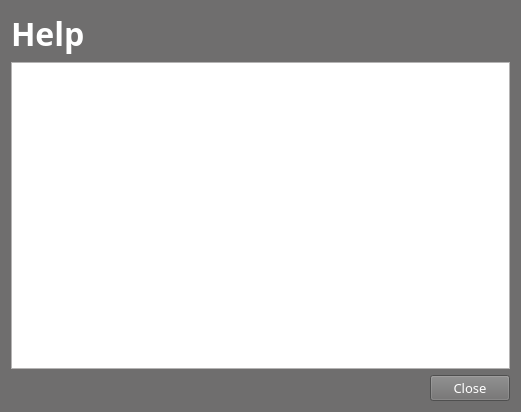
<?xml version="1.0" encoding="UTF-8"?>
<ui version="4.0">
 <class>HelpFormClass</class>
 <widget class="QWidget" name="HelpFormClass">
  <property name="geometry">
   <rect>
    <x>0</x>
    <y>0</y>
    <width>521</width>
    <height>412</height>
   </rect>
  </property>
  <property name="palette">
   <palette>
    <active>
     <colorrole role="WindowText">
      <brush brushstyle="SolidPattern">
       <color alpha="255">
        <red>255</red>
        <green>255</green>
        <blue>255</blue>
       </color>
      </brush>
     </colorrole>
     <colorrole role="Button">
      <brush brushstyle="SolidPattern">
       <color alpha="255">
        <red>111</red>
        <green>110</green>
        <blue>110</blue>
       </color>
      </brush>
     </colorrole>
     <colorrole role="Light">
      <brush brushstyle="SolidPattern">
       <color alpha="255">
        <red>167</red>
        <green>165</green>
        <blue>165</blue>
       </color>
      </brush>
     </colorrole>
     <colorrole role="Midlight">
      <brush brushstyle="SolidPattern">
       <color alpha="255">
        <red>139</red>
        <green>137</green>
        <blue>137</blue>
       </color>
      </brush>
     </colorrole>
     <colorrole role="Dark">
      <brush brushstyle="SolidPattern">
       <color alpha="255">
        <red>55</red>
        <green>55</green>
        <blue>55</blue>
       </color>
      </brush>
     </colorrole>
     <colorrole role="Mid">
      <brush brushstyle="SolidPattern">
       <color alpha="255">
        <red>74</red>
        <green>73</green>
        <blue>73</blue>
       </color>
      </brush>
     </colorrole>
     <colorrole role="Text">
      <brush brushstyle="SolidPattern">
       <color alpha="255">
        <red>255</red>
        <green>255</green>
        <blue>255</blue>
       </color>
      </brush>
     </colorrole>
     <colorrole role="BrightText">
      <brush brushstyle="SolidPattern">
       <color alpha="255">
        <red>255</red>
        <green>255</green>
        <blue>255</blue>
       </color>
      </brush>
     </colorrole>
     <colorrole role="ButtonText">
      <brush brushstyle="SolidPattern">
       <color alpha="255">
        <red>255</red>
        <green>255</green>
        <blue>255</blue>
       </color>
      </brush>
     </colorrole>
     <colorrole role="Base">
      <brush brushstyle="SolidPattern">
       <color alpha="255">
        <red>0</red>
        <green>0</green>
        <blue>0</blue>
       </color>
      </brush>
     </colorrole>
     <colorrole role="Window">
      <brush brushstyle="SolidPattern">
       <color alpha="255">
        <red>111</red>
        <green>110</green>
        <blue>110</blue>
       </color>
      </brush>
     </colorrole>
     <colorrole role="Shadow">
      <brush brushstyle="SolidPattern">
       <color alpha="255">
        <red>0</red>
        <green>0</green>
        <blue>0</blue>
       </color>
      </brush>
     </colorrole>
     <colorrole role="AlternateBase">
      <brush brushstyle="SolidPattern">
       <color alpha="255">
        <red>55</red>
        <green>55</green>
        <blue>55</blue>
       </color>
      </brush>
     </colorrole>
     <colorrole role="ToolTipBase">
      <brush brushstyle="SolidPattern">
       <color alpha="255">
        <red>255</red>
        <green>255</green>
        <blue>220</blue>
       </color>
      </brush>
     </colorrole>
     <colorrole role="ToolTipText">
      <brush brushstyle="SolidPattern">
       <color alpha="255">
        <red>0</red>
        <green>0</green>
        <blue>0</blue>
       </color>
      </brush>
     </colorrole>
    </active>
    <inactive>
     <colorrole role="WindowText">
      <brush brushstyle="SolidPattern">
       <color alpha="255">
        <red>255</red>
        <green>255</green>
        <blue>255</blue>
       </color>
      </brush>
     </colorrole>
     <colorrole role="Button">
      <brush brushstyle="SolidPattern">
       <color alpha="255">
        <red>111</red>
        <green>110</green>
        <blue>110</blue>
       </color>
      </brush>
     </colorrole>
     <colorrole role="Light">
      <brush brushstyle="SolidPattern">
       <color alpha="255">
        <red>167</red>
        <green>165</green>
        <blue>165</blue>
       </color>
      </brush>
     </colorrole>
     <colorrole role="Midlight">
      <brush brushstyle="SolidPattern">
       <color alpha="255">
        <red>139</red>
        <green>137</green>
        <blue>137</blue>
       </color>
      </brush>
     </colorrole>
     <colorrole role="Dark">
      <brush brushstyle="SolidPattern">
       <color alpha="255">
        <red>55</red>
        <green>55</green>
        <blue>55</blue>
       </color>
      </brush>
     </colorrole>
     <colorrole role="Mid">
      <brush brushstyle="SolidPattern">
       <color alpha="255">
        <red>74</red>
        <green>73</green>
        <blue>73</blue>
       </color>
      </brush>
     </colorrole>
     <colorrole role="Text">
      <brush brushstyle="SolidPattern">
       <color alpha="255">
        <red>255</red>
        <green>255</green>
        <blue>255</blue>
       </color>
      </brush>
     </colorrole>
     <colorrole role="BrightText">
      <brush brushstyle="SolidPattern">
       <color alpha="255">
        <red>255</red>
        <green>255</green>
        <blue>255</blue>
       </color>
      </brush>
     </colorrole>
     <colorrole role="ButtonText">
      <brush brushstyle="SolidPattern">
       <color alpha="255">
        <red>255</red>
        <green>255</green>
        <blue>255</blue>
       </color>
      </brush>
     </colorrole>
     <colorrole role="Base">
      <brush brushstyle="SolidPattern">
       <color alpha="255">
        <red>0</red>
        <green>0</green>
        <blue>0</blue>
       </color>
      </brush>
     </colorrole>
     <colorrole role="Window">
      <brush brushstyle="SolidPattern">
       <color alpha="255">
        <red>111</red>
        <green>110</green>
        <blue>110</blue>
       </color>
      </brush>
     </colorrole>
     <colorrole role="Shadow">
      <brush brushstyle="SolidPattern">
       <color alpha="255">
        <red>0</red>
        <green>0</green>
        <blue>0</blue>
       </color>
      </brush>
     </colorrole>
     <colorrole role="AlternateBase">
      <brush brushstyle="SolidPattern">
       <color alpha="255">
        <red>55</red>
        <green>55</green>
        <blue>55</blue>
       </color>
      </brush>
     </colorrole>
     <colorrole role="ToolTipBase">
      <brush brushstyle="SolidPattern">
       <color alpha="255">
        <red>255</red>
        <green>255</green>
        <blue>220</blue>
       </color>
      </brush>
     </colorrole>
     <colorrole role="ToolTipText">
      <brush brushstyle="SolidPattern">
       <color alpha="255">
        <red>0</red>
        <green>0</green>
        <blue>0</blue>
       </color>
      </brush>
     </colorrole>
    </inactive>
    <disabled>
     <colorrole role="WindowText">
      <brush brushstyle="SolidPattern">
       <color alpha="255">
        <red>55</red>
        <green>55</green>
        <blue>55</blue>
       </color>
      </brush>
     </colorrole>
     <colorrole role="Button">
      <brush brushstyle="SolidPattern">
       <color alpha="255">
        <red>111</red>
        <green>110</green>
        <blue>110</blue>
       </color>
      </brush>
     </colorrole>
     <colorrole role="Light">
      <brush brushstyle="SolidPattern">
       <color alpha="255">
        <red>167</red>
        <green>165</green>
        <blue>165</blue>
       </color>
      </brush>
     </colorrole>
     <colorrole role="Midlight">
      <brush brushstyle="SolidPattern">
       <color alpha="255">
        <red>139</red>
        <green>137</green>
        <blue>137</blue>
       </color>
      </brush>
     </colorrole>
     <colorrole role="Dark">
      <brush brushstyle="SolidPattern">
       <color alpha="255">
        <red>55</red>
        <green>55</green>
        <blue>55</blue>
       </color>
      </brush>
     </colorrole>
     <colorrole role="Mid">
      <brush brushstyle="SolidPattern">
       <color alpha="255">
        <red>74</red>
        <green>73</green>
        <blue>73</blue>
       </color>
      </brush>
     </colorrole>
     <colorrole role="Text">
      <brush brushstyle="SolidPattern">
       <color alpha="255">
        <red>55</red>
        <green>55</green>
        <blue>55</blue>
       </color>
      </brush>
     </colorrole>
     <colorrole role="BrightText">
      <brush brushstyle="SolidPattern">
       <color alpha="255">
        <red>255</red>
        <green>255</green>
        <blue>255</blue>
       </color>
      </brush>
     </colorrole>
     <colorrole role="ButtonText">
      <brush brushstyle="SolidPattern">
       <color alpha="255">
        <red>55</red>
        <green>55</green>
        <blue>55</blue>
       </color>
      </brush>
     </colorrole>
     <colorrole role="Base">
      <brush brushstyle="SolidPattern">
       <color alpha="255">
        <red>111</red>
        <green>110</green>
        <blue>110</blue>
       </color>
      </brush>
     </colorrole>
     <colorrole role="Window">
      <brush brushstyle="SolidPattern">
       <color alpha="255">
        <red>111</red>
        <green>110</green>
        <blue>110</blue>
       </color>
      </brush>
     </colorrole>
     <colorrole role="Shadow">
      <brush brushstyle="SolidPattern">
       <color alpha="255">
        <red>0</red>
        <green>0</green>
        <blue>0</blue>
       </color>
      </brush>
     </colorrole>
     <colorrole role="AlternateBase">
      <brush brushstyle="SolidPattern">
       <color alpha="255">
        <red>111</red>
        <green>110</green>
        <blue>110</blue>
       </color>
      </brush>
     </colorrole>
     <colorrole role="ToolTipBase">
      <brush brushstyle="SolidPattern">
       <color alpha="255">
        <red>255</red>
        <green>255</green>
        <blue>220</blue>
       </color>
      </brush>
     </colorrole>
     <colorrole role="ToolTipText">
      <brush brushstyle="SolidPattern">
       <color alpha="255">
        <red>0</red>
        <green>0</green>
        <blue>0</blue>
       </color>
      </brush>
     </colorrole>
    </disabled>
   </palette>
  </property>
  <property name="font">
   <font>
    <family>Droid Sans</family>
    <pointsize>10</pointsize>
   </font>
  </property>
  <property name="windowTitle">
   <string>Help</string>
  </property>
  <layout class="QVBoxLayout" name="verticalLayout">
   <item>
    <layout class="QHBoxLayout" name="horizontalLayout_45">
     <item>
      <widget class="QLabel" name="label_61">
       <property name="text">
        <string>&lt;!DOCTYPE HTML PUBLIC &quot;-//W3C//DTD HTML 4.0//EN&quot; &quot;http://www.w3.org/TR/REC-html40/strict.dtd&quot;&gt;
&lt;html&gt;&lt;head&gt;&lt;meta name=&quot;qrichtext&quot; content=&quot;1&quot; /&gt;&lt;style type=&quot;text/css&quot;&gt;
p, li { white-space: pre-wrap; }
&lt;/style&gt;&lt;/head&gt;&lt;body style=&quot; font-family:'Tahoma'; font-size:8pt; font-weight:400; font-style:normal;&quot;&gt;
&lt;p style=&quot; margin-top:0px; margin-bottom:0px; margin-left:0px; margin-right:0px; -qt-block-indent:0; text-indent:0px;&quot;&gt;&lt;span style=&quot; font-size:24pt; font-weight:600;&quot;&gt;Help&lt;/span&gt;&lt;/p&gt;&lt;/body&gt;&lt;/html&gt;</string>
       </property>
       <property name="wordWrap">
        <bool>false</bool>
       </property>
      </widget>
     </item>
     <item>
      <spacer name="horizontalSpacer_33">
       <property name="orientation">
        <enum>Qt::Horizontal</enum>
       </property>
       <property name="sizeHint" stdset="0">
        <size>
         <width>40</width>
         <height>20</height>
        </size>
       </property>
      </spacer>
     </item>
     <item>
      <layout class="QVBoxLayout" name="verticalLayout_42">
       <item>
        <spacer name="verticalSpacer_42">
         <property name="orientation">
          <enum>Qt::Vertical</enum>
         </property>
         <property name="sizeType">
          <enum>QSizePolicy::Fixed</enum>
         </property>
         <property name="sizeHint" stdset="0">
          <size>
           <width>20</width>
           <height>9</height>
          </size>
         </property>
        </spacer>
       </item>
       <item>
        <widget class="QLabel" name="label_62">
         <property name="text">
          <string/>
         </property>
         <property name="pixmap">
          <pixmap resource="mainwindow.qrc">:/setupRoots/icons/agilia_installer_head.png</pixmap>
         </property>
        </widget>
       </item>
      </layout>
     </item>
    </layout>
   </item>
   <item>
    <widget class="QTextBrowser" name="textBrowser">
     <property name="palette">
      <palette>
       <active>
        <colorrole role="WindowText">
         <brush brushstyle="SolidPattern">
          <color alpha="255">
           <red>0</red>
           <green>0</green>
           <blue>0</blue>
          </color>
         </brush>
        </colorrole>
        <colorrole role="Button">
         <brush brushstyle="SolidPattern">
          <color alpha="255">
           <red>234</red>
           <green>233</green>
           <blue>233</blue>
          </color>
         </brush>
        </colorrole>
        <colorrole role="Light">
         <brush brushstyle="SolidPattern">
          <color alpha="255">
           <red>255</red>
           <green>255</green>
           <blue>255</blue>
          </color>
         </brush>
        </colorrole>
        <colorrole role="Midlight">
         <brush brushstyle="SolidPattern">
          <color alpha="255">
           <red>244</red>
           <green>244</green>
           <blue>244</blue>
          </color>
         </brush>
        </colorrole>
        <colorrole role="Dark">
         <brush brushstyle="SolidPattern">
          <color alpha="255">
           <red>117</red>
           <green>116</green>
           <blue>116</blue>
          </color>
         </brush>
        </colorrole>
        <colorrole role="Mid">
         <brush brushstyle="SolidPattern">
          <color alpha="255">
           <red>156</red>
           <green>155</green>
           <blue>155</blue>
          </color>
         </brush>
        </colorrole>
        <colorrole role="Text">
         <brush brushstyle="SolidPattern">
          <color alpha="255">
           <red>0</red>
           <green>0</green>
           <blue>0</blue>
          </color>
         </brush>
        </colorrole>
        <colorrole role="BrightText">
         <brush brushstyle="SolidPattern">
          <color alpha="255">
           <red>255</red>
           <green>255</green>
           <blue>255</blue>
          </color>
         </brush>
        </colorrole>
        <colorrole role="ButtonText">
         <brush brushstyle="SolidPattern">
          <color alpha="255">
           <red>0</red>
           <green>0</green>
           <blue>0</blue>
          </color>
         </brush>
        </colorrole>
        <colorrole role="Base">
         <brush brushstyle="SolidPattern">
          <color alpha="255">
           <red>255</red>
           <green>255</green>
           <blue>255</blue>
          </color>
         </brush>
        </colorrole>
        <colorrole role="Window">
         <brush brushstyle="SolidPattern">
          <color alpha="255">
           <red>234</red>
           <green>233</green>
           <blue>233</blue>
          </color>
         </brush>
        </colorrole>
        <colorrole role="Shadow">
         <brush brushstyle="SolidPattern">
          <color alpha="255">
           <red>0</red>
           <green>0</green>
           <blue>0</blue>
          </color>
         </brush>
        </colorrole>
        <colorrole role="AlternateBase">
         <brush brushstyle="SolidPattern">
          <color alpha="255">
           <red>244</red>
           <green>244</green>
           <blue>244</blue>
          </color>
         </brush>
        </colorrole>
        <colorrole role="ToolTipBase">
         <brush brushstyle="SolidPattern">
          <color alpha="255">
           <red>255</red>
           <green>255</green>
           <blue>220</blue>
          </color>
         </brush>
        </colorrole>
        <colorrole role="ToolTipText">
         <brush brushstyle="SolidPattern">
          <color alpha="255">
           <red>0</red>
           <green>0</green>
           <blue>0</blue>
          </color>
         </brush>
        </colorrole>
       </active>
       <inactive>
        <colorrole role="WindowText">
         <brush brushstyle="SolidPattern">
          <color alpha="255">
           <red>0</red>
           <green>0</green>
           <blue>0</blue>
          </color>
         </brush>
        </colorrole>
        <colorrole role="Button">
         <brush brushstyle="SolidPattern">
          <color alpha="255">
           <red>234</red>
           <green>233</green>
           <blue>233</blue>
          </color>
         </brush>
        </colorrole>
        <colorrole role="Light">
         <brush brushstyle="SolidPattern">
          <color alpha="255">
           <red>255</red>
           <green>255</green>
           <blue>255</blue>
          </color>
         </brush>
        </colorrole>
        <colorrole role="Midlight">
         <brush brushstyle="SolidPattern">
          <color alpha="255">
           <red>244</red>
           <green>244</green>
           <blue>244</blue>
          </color>
         </brush>
        </colorrole>
        <colorrole role="Dark">
         <brush brushstyle="SolidPattern">
          <color alpha="255">
           <red>117</red>
           <green>116</green>
           <blue>116</blue>
          </color>
         </brush>
        </colorrole>
        <colorrole role="Mid">
         <brush brushstyle="SolidPattern">
          <color alpha="255">
           <red>156</red>
           <green>155</green>
           <blue>155</blue>
          </color>
         </brush>
        </colorrole>
        <colorrole role="Text">
         <brush brushstyle="SolidPattern">
          <color alpha="255">
           <red>0</red>
           <green>0</green>
           <blue>0</blue>
          </color>
         </brush>
        </colorrole>
        <colorrole role="BrightText">
         <brush brushstyle="SolidPattern">
          <color alpha="255">
           <red>255</red>
           <green>255</green>
           <blue>255</blue>
          </color>
         </brush>
        </colorrole>
        <colorrole role="ButtonText">
         <brush brushstyle="SolidPattern">
          <color alpha="255">
           <red>0</red>
           <green>0</green>
           <blue>0</blue>
          </color>
         </brush>
        </colorrole>
        <colorrole role="Base">
         <brush brushstyle="SolidPattern">
          <color alpha="255">
           <red>255</red>
           <green>255</green>
           <blue>255</blue>
          </color>
         </brush>
        </colorrole>
        <colorrole role="Window">
         <brush brushstyle="SolidPattern">
          <color alpha="255">
           <red>234</red>
           <green>233</green>
           <blue>233</blue>
          </color>
         </brush>
        </colorrole>
        <colorrole role="Shadow">
         <brush brushstyle="SolidPattern">
          <color alpha="255">
           <red>0</red>
           <green>0</green>
           <blue>0</blue>
          </color>
         </brush>
        </colorrole>
        <colorrole role="AlternateBase">
         <brush brushstyle="SolidPattern">
          <color alpha="255">
           <red>244</red>
           <green>244</green>
           <blue>244</blue>
          </color>
         </brush>
        </colorrole>
        <colorrole role="ToolTipBase">
         <brush brushstyle="SolidPattern">
          <color alpha="255">
           <red>255</red>
           <green>255</green>
           <blue>220</blue>
          </color>
         </brush>
        </colorrole>
        <colorrole role="ToolTipText">
         <brush brushstyle="SolidPattern">
          <color alpha="255">
           <red>0</red>
           <green>0</green>
           <blue>0</blue>
          </color>
         </brush>
        </colorrole>
       </inactive>
       <disabled>
        <colorrole role="WindowText">
         <brush brushstyle="SolidPattern">
          <color alpha="255">
           <red>117</red>
           <green>116</green>
           <blue>116</blue>
          </color>
         </brush>
        </colorrole>
        <colorrole role="Button">
         <brush brushstyle="SolidPattern">
          <color alpha="255">
           <red>234</red>
           <green>233</green>
           <blue>233</blue>
          </color>
         </brush>
        </colorrole>
        <colorrole role="Light">
         <brush brushstyle="SolidPattern">
          <color alpha="255">
           <red>255</red>
           <green>255</green>
           <blue>255</blue>
          </color>
         </brush>
        </colorrole>
        <colorrole role="Midlight">
         <brush brushstyle="SolidPattern">
          <color alpha="255">
           <red>244</red>
           <green>244</green>
           <blue>244</blue>
          </color>
         </brush>
        </colorrole>
        <colorrole role="Dark">
         <brush brushstyle="SolidPattern">
          <color alpha="255">
           <red>117</red>
           <green>116</green>
           <blue>116</blue>
          </color>
         </brush>
        </colorrole>
        <colorrole role="Mid">
         <brush brushstyle="SolidPattern">
          <color alpha="255">
           <red>156</red>
           <green>155</green>
           <blue>155</blue>
          </color>
         </brush>
        </colorrole>
        <colorrole role="Text">
         <brush brushstyle="SolidPattern">
          <color alpha="255">
           <red>117</red>
           <green>116</green>
           <blue>116</blue>
          </color>
         </brush>
        </colorrole>
        <colorrole role="BrightText">
         <brush brushstyle="SolidPattern">
          <color alpha="255">
           <red>255</red>
           <green>255</green>
           <blue>255</blue>
          </color>
         </brush>
        </colorrole>
        <colorrole role="ButtonText">
         <brush brushstyle="SolidPattern">
          <color alpha="255">
           <red>117</red>
           <green>116</green>
           <blue>116</blue>
          </color>
         </brush>
        </colorrole>
        <colorrole role="Base">
         <brush brushstyle="SolidPattern">
          <color alpha="255">
           <red>234</red>
           <green>233</green>
           <blue>233</blue>
          </color>
         </brush>
        </colorrole>
        <colorrole role="Window">
         <brush brushstyle="SolidPattern">
          <color alpha="255">
           <red>234</red>
           <green>233</green>
           <blue>233</blue>
          </color>
         </brush>
        </colorrole>
        <colorrole role="Shadow">
         <brush brushstyle="SolidPattern">
          <color alpha="255">
           <red>0</red>
           <green>0</green>
           <blue>0</blue>
          </color>
         </brush>
        </colorrole>
        <colorrole role="AlternateBase">
         <brush brushstyle="SolidPattern">
          <color alpha="255">
           <red>234</red>
           <green>233</green>
           <blue>233</blue>
          </color>
         </brush>
        </colorrole>
        <colorrole role="ToolTipBase">
         <brush brushstyle="SolidPattern">
          <color alpha="255">
           <red>255</red>
           <green>255</green>
           <blue>220</blue>
          </color>
         </brush>
        </colorrole>
        <colorrole role="ToolTipText">
         <brush brushstyle="SolidPattern">
          <color alpha="255">
           <red>0</red>
           <green>0</green>
           <blue>0</blue>
          </color>
         </brush>
        </colorrole>
       </disabled>
      </palette>
     </property>
    </widget>
   </item>
   <item>
    <layout class="QHBoxLayout" name="horizontalLayout">
     <item>
      <spacer name="horizontalSpacer">
       <property name="orientation">
        <enum>Qt::Horizontal</enum>
       </property>
       <property name="sizeHint" stdset="0">
        <size>
         <width>40</width>
         <height>20</height>
        </size>
       </property>
      </spacer>
     </item>
     <item>
      <widget class="QPushButton" name="closeButton">
       <property name="text">
        <string>Close</string>
       </property>
      </widget>
     </item>
    </layout>
   </item>
  </layout>
 </widget>
 <resources>
  <include location="mainwindow.qrc"/>
 </resources>
 <connections/>
</ui>
